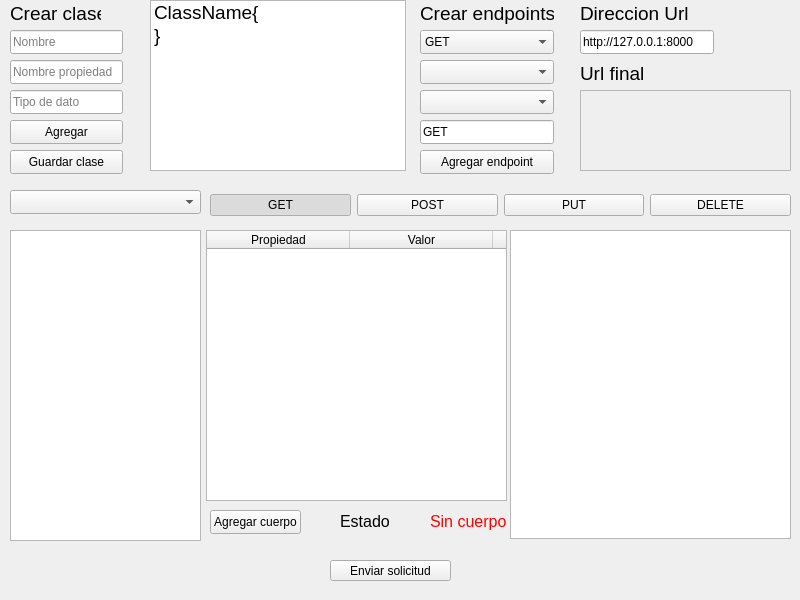
<?xml version="1.0" encoding="UTF-8"?>
<ui version="4.0">
 <class>MainWindow</class>
 <widget class="QMainWindow" name="MainWindow">
  <property name="geometry">
   <rect>
    <x>0</x>
    <y>0</y>
    <width>800</width>
    <height>600</height>
   </rect>
  </property>
  <property name="minimumSize">
   <size>
    <width>800</width>
    <height>600</height>
   </size>
  </property>
  <property name="maximumSize">
   <size>
    <width>800</width>
    <height>600</height>
   </size>
  </property>
  <property name="windowTitle">
   <string>MainWindow</string>
  </property>
  <widget class="QWidget" name="centralwidget">
   <widget class="QListWidget" name="listWidgetEndpoints">
    <property name="geometry">
     <rect>
      <x>10</x>
      <y>230</y>
      <width>191</width>
      <height>311</height>
     </rect>
    </property>
   </widget>
   <widget class="QTextEdit" name="textEdit_2">
    <property name="geometry">
     <rect>
      <x>510</x>
      <y>230</y>
      <width>281</width>
      <height>309</height>
     </rect>
    </property>
   </widget>
   <widget class="QPushButton" name="pushButtonSendHttp">
    <property name="geometry">
     <rect>
      <x>330</x>
      <y>560</y>
      <width>121</width>
      <height>21</height>
     </rect>
    </property>
    <property name="text">
     <string>Enviar solicitud</string>
    </property>
   </widget>
   <widget class="QLabel" name="label">
    <property name="geometry">
     <rect>
      <x>10</x>
      <y>0</y>
      <width>91</width>
      <height>26</height>
     </rect>
    </property>
    <property name="font">
     <font>
      <pointsize>14</pointsize>
     </font>
    </property>
    <property name="text">
     <string>Crear clase</string>
    </property>
   </widget>
   <widget class="QLineEdit" name="lineEditClassName">
    <property name="geometry">
     <rect>
      <x>10</x>
      <y>30</y>
      <width>113</width>
      <height>24</height>
     </rect>
    </property>
    <property name="placeholderText">
     <string>Nombre</string>
    </property>
   </widget>
   <widget class="QLineEdit" name="lineEditPropertyName">
    <property name="geometry">
     <rect>
      <x>10</x>
      <y>60</y>
      <width>113</width>
      <height>24</height>
     </rect>
    </property>
    <property name="placeholderText">
     <string>Nombre propiedad</string>
    </property>
   </widget>
   <widget class="QLineEdit" name="lineEditDataType">
    <property name="geometry">
     <rect>
      <x>10</x>
      <y>90</y>
      <width>113</width>
      <height>24</height>
     </rect>
    </property>
    <property name="placeholderText">
     <string>Tipo de dato</string>
    </property>
   </widget>
   <widget class="QPushButton" name="pushButtonAddProperties">
    <property name="geometry">
     <rect>
      <x>10</x>
      <y>120</y>
      <width>113</width>
      <height>24</height>
     </rect>
    </property>
    <property name="text">
     <string>Agregar</string>
    </property>
   </widget>
   <widget class="QListWidget" name="listWidgetShowClass">
    <property name="geometry">
     <rect>
      <x>150</x>
      <y>0</y>
      <width>256</width>
      <height>171</height>
     </rect>
    </property>
    <property name="font">
     <font>
      <pointsize>14</pointsize>
     </font>
    </property>
    <property name="focusPolicy">
     <enum>Qt::NoFocus</enum>
    </property>
    <property name="editTriggers">
     <set>QAbstractItemView::NoEditTriggers</set>
    </property>
    <property name="selectionMode">
     <enum>QAbstractItemView::NoSelection</enum>
    </property>
    <property name="verticalScrollMode">
     <enum>QAbstractItemView::ScrollPerPixel</enum>
    </property>
    <property name="horizontalScrollMode">
     <enum>QAbstractItemView::ScrollPerPixel</enum>
    </property>
    <item>
     <property name="text">
      <string>ClassName{</string>
     </property>
    </item>
    <item>
     <property name="text">
      <string>}</string>
     </property>
    </item>
   </widget>
   <widget class="QLabel" name="label_2">
    <property name="geometry">
     <rect>
      <x>420</x>
      <y>0</y>
      <width>134</width>
      <height>26</height>
     </rect>
    </property>
    <property name="font">
     <font>
      <pointsize>14</pointsize>
     </font>
    </property>
    <property name="text">
     <string>Crear endpoints</string>
    </property>
   </widget>
   <widget class="QComboBox" name="comboBoxHttpMethods">
    <property name="geometry">
     <rect>
      <x>420</x>
      <y>30</y>
      <width>134</width>
      <height>24</height>
     </rect>
    </property>
    <item>
     <property name="text">
      <string>GET</string>
     </property>
    </item>
    <item>
     <property name="text">
      <string>POST</string>
     </property>
    </item>
    <item>
     <property name="text">
      <string>PUT</string>
     </property>
    </item>
    <item>
     <property name="text">
      <string>DELETE</string>
     </property>
    </item>
   </widget>
   <widget class="QComboBox" name="comboBoxClasses">
    <property name="geometry">
     <rect>
      <x>420</x>
      <y>60</y>
      <width>134</width>
      <height>24</height>
     </rect>
    </property>
    <item>
     <property name="text">
      <string/>
     </property>
    </item>
   </widget>
   <widget class="QPushButton" name="pushButtonAddClass">
    <property name="geometry">
     <rect>
      <x>10</x>
      <y>150</y>
      <width>113</width>
      <height>24</height>
     </rect>
    </property>
    <property name="text">
     <string>Guardar clase</string>
    </property>
   </widget>
   <widget class="QPushButton" name="pushButtonAddEndpoint">
    <property name="geometry">
     <rect>
      <x>420</x>
      <y>150</y>
      <width>134</width>
      <height>24</height>
     </rect>
    </property>
    <property name="text">
     <string>Agregar endpoint</string>
    </property>
   </widget>
   <widget class="QLineEdit" name="lineEditEndpointText">
    <property name="geometry">
     <rect>
      <x>420</x>
      <y>120</y>
      <width>134</width>
      <height>24</height>
     </rect>
    </property>
    <property name="text">
     <string>GET</string>
    </property>
    <property name="placeholderText">
     <string>Endpoint</string>
    </property>
   </widget>
   <widget class="QLabel" name="label_3">
    <property name="geometry">
     <rect>
      <x>580</x>
      <y>0</y>
      <width>134</width>
      <height>26</height>
     </rect>
    </property>
    <property name="font">
     <font>
      <pointsize>14</pointsize>
     </font>
    </property>
    <property name="text">
     <string>Direccion Url</string>
    </property>
   </widget>
   <widget class="QLineEdit" name="lineEditUrl">
    <property name="geometry">
     <rect>
      <x>580</x>
      <y>30</y>
      <width>134</width>
      <height>24</height>
     </rect>
    </property>
    <property name="text">
     <string>http://127.0.0.1:8000</string>
    </property>
    <property name="placeholderText">
     <string>Url</string>
    </property>
   </widget>
   <widget class="QComboBox" name="comboBoxProperties">
    <property name="geometry">
     <rect>
      <x>420</x>
      <y>90</y>
      <width>134</width>
      <height>24</height>
     </rect>
    </property>
    <item>
     <property name="text">
      <string/>
     </property>
    </item>
   </widget>
   <widget class="QLabel" name="label_4">
    <property name="geometry">
     <rect>
      <x>580</x>
      <y>60</y>
      <width>134</width>
      <height>26</height>
     </rect>
    </property>
    <property name="font">
     <font>
      <pointsize>14</pointsize>
     </font>
    </property>
    <property name="text">
     <string>Url final</string>
    </property>
   </widget>
   <widget class="QTextEdit" name="textEditFinalUrl">
    <property name="enabled">
     <bool>false</bool>
    </property>
    <property name="geometry">
     <rect>
      <x>580</x>
      <y>90</y>
      <width>211</width>
      <height>81</height>
     </rect>
    </property>
    <property name="html">
     <string>&lt;!DOCTYPE HTML PUBLIC &quot;-//W3C//DTD HTML 4.0//EN&quot; &quot;http://www.w3.org/TR/REC-html40/strict.dtd&quot;&gt;
&lt;html&gt;&lt;head&gt;&lt;meta name=&quot;qrichtext&quot; content=&quot;1&quot; /&gt;&lt;meta charset=&quot;utf-8&quot; /&gt;&lt;style type=&quot;text/css&quot;&gt;
p, li { white-space: pre-wrap; }
hr { height: 1px; border-width: 0; }
li.unchecked::marker { content: &quot;\2610&quot;; }
li.checked::marker { content: &quot;\2612&quot;; }
&lt;/style&gt;&lt;/head&gt;&lt;body style=&quot; font-family:'Segoe UI'; font-size:9pt; font-weight:400; font-style:normal;&quot;&gt;
&lt;p style=&quot;-qt-paragraph-type:empty; margin-top:0px; margin-bottom:0px; margin-left:0px; margin-right:0px; -qt-block-indent:0; text-indent:0px;&quot;&gt;&lt;br /&gt;&lt;/p&gt;&lt;/body&gt;&lt;/html&gt;</string>
    </property>
   </widget>
   <widget class="QComboBox" name="comboBoxClassEndpoints">
    <property name="geometry">
     <rect>
      <x>10</x>
      <y>190</y>
      <width>191</width>
      <height>24</height>
     </rect>
    </property>
    <property name="placeholderText">
     <string/>
    </property>
   </widget>
   <widget class="QTableWidget" name="tableWidgetProperties">
    <property name="geometry">
     <rect>
      <x>206</x>
      <y>230</y>
      <width>301</width>
      <height>271</height>
     </rect>
    </property>
    <property name="focusPolicy">
     <enum>Qt::NoFocus</enum>
    </property>
    <property name="verticalScrollBarPolicy">
     <enum>Qt::ScrollBarAsNeeded</enum>
    </property>
    <property name="horizontalScrollBarPolicy">
     <enum>Qt::ScrollBarAlwaysOff</enum>
    </property>
    <property name="editTriggers">
     <set>QAbstractItemView::NoEditTriggers</set>
    </property>
    <property name="selectionMode">
     <enum>QAbstractItemView::SingleSelection</enum>
    </property>
    <attribute name="horizontalHeaderDefaultSectionSize">
     <number>143</number>
    </attribute>
    <attribute name="horizontalHeaderHighlightSections">
     <bool>false</bool>
    </attribute>
    <attribute name="verticalHeaderVisible">
     <bool>false</bool>
    </attribute>
    <attribute name="verticalHeaderHighlightSections">
     <bool>false</bool>
    </attribute>
    <column>
     <property name="text">
      <string>Propiedad</string>
     </property>
    </column>
    <column>
     <property name="text">
      <string>Valor</string>
     </property>
    </column>
    <column>
     <property name="text">
      <string>Type</string>
     </property>
    </column>
   </widget>
   <widget class="QPushButton" name="pushButtonSetBodyRequest">
    <property name="geometry">
     <rect>
      <x>210</x>
      <y>510</y>
      <width>91</width>
      <height>24</height>
     </rect>
    </property>
    <property name="text">
     <string>Agregar cuerpo</string>
    </property>
   </widget>
   <widget class="QLabel" name="label_5">
    <property name="geometry">
     <rect>
      <x>340</x>
      <y>510</y>
      <width>51</width>
      <height>22</height>
     </rect>
    </property>
    <property name="font">
     <font>
      <pointsize>12</pointsize>
     </font>
    </property>
    <property name="text">
     <string>Estado:</string>
    </property>
   </widget>
   <widget class="QLabel" name="labelBodyRequestState">
    <property name="geometry">
     <rect>
      <x>430</x>
      <y>510</y>
      <width>79</width>
      <height>22</height>
     </rect>
    </property>
    <property name="font">
     <font>
      <pointsize>12</pointsize>
     </font>
    </property>
    <property name="styleSheet">
     <string notr="true">#labelBodyRequestState{
color: red;
}</string>
    </property>
    <property name="text">
     <string>Sin cuerpo</string>
    </property>
   </widget>
   <widget class="QWidget" name="layoutWidget">
    <property name="geometry">
     <rect>
      <x>210</x>
      <y>190</y>
      <width>581</width>
      <height>31</height>
     </rect>
    </property>
    <layout class="QHBoxLayout" name="horizontalLayout">
     <item>
      <widget class="QPushButton" name="pushButtonGET">
       <property name="text">
        <string>GET</string>
       </property>
       <property name="checkable">
        <bool>true</bool>
       </property>
       <property name="checked">
        <bool>true</bool>
       </property>
       <attribute name="buttonGroup">
        <string notr="true">buttonGroupHttpMethods</string>
       </attribute>
      </widget>
     </item>
     <item>
      <widget class="QPushButton" name="pushButtonPOST">
       <property name="text">
        <string>POST</string>
       </property>
       <property name="checkable">
        <bool>true</bool>
       </property>
       <attribute name="buttonGroup">
        <string notr="true">buttonGroupHttpMethods</string>
       </attribute>
      </widget>
     </item>
     <item>
      <widget class="QPushButton" name="pushButtonPUT">
       <property name="text">
        <string>PUT</string>
       </property>
       <property name="checkable">
        <bool>true</bool>
       </property>
       <attribute name="buttonGroup">
        <string notr="true">buttonGroupHttpMethods</string>
       </attribute>
      </widget>
     </item>
     <item>
      <widget class="QPushButton" name="pushButtonDELETE">
       <property name="text">
        <string>DELETE</string>
       </property>
       <property name="checkable">
        <bool>true</bool>
       </property>
       <attribute name="buttonGroup">
        <string notr="true">buttonGroupHttpMethods</string>
       </attribute>
      </widget>
     </item>
    </layout>
   </widget>
  </widget>
 </widget>
 <resources/>
 <connections>
  <connection>
   <sender>lineEditPropertyName</sender>
   <signal>returnPressed()</signal>
   <receiver>lineEditDataType</receiver>
   <slot>setFocus()</slot>
   <hints>
    <hint type="sourcelabel">
     <x>66</x>
     <y>71</y>
    </hint>
    <hint type="destinationlabel">
     <x>66</x>
     <y>101</y>
    </hint>
   </hints>
  </connection>
  <connection>
   <sender>lineEditDataType</sender>
   <signal>returnPressed()</signal>
   <receiver>pushButtonAddProperties</receiver>
   <slot>click()</slot>
   <hints>
    <hint type="sourcelabel">
     <x>66</x>
     <y>101</y>
    </hint>
    <hint type="destinationlabel">
     <x>66</x>
     <y>131</y>
    </hint>
   </hints>
  </connection>
  <connection>
   <sender>lineEditClassName</sender>
   <signal>returnPressed()</signal>
   <receiver>lineEditPropertyName</receiver>
   <slot>setFocus()</slot>
   <hints>
    <hint type="sourcelabel">
     <x>66</x>
     <y>41</y>
    </hint>
    <hint type="destinationlabel">
     <x>66</x>
     <y>71</y>
    </hint>
   </hints>
  </connection>
 </connections>
 <buttongroups>
  <buttongroup name="buttonGroupHttpMethods"/>
 </buttongroups>
</ui>
